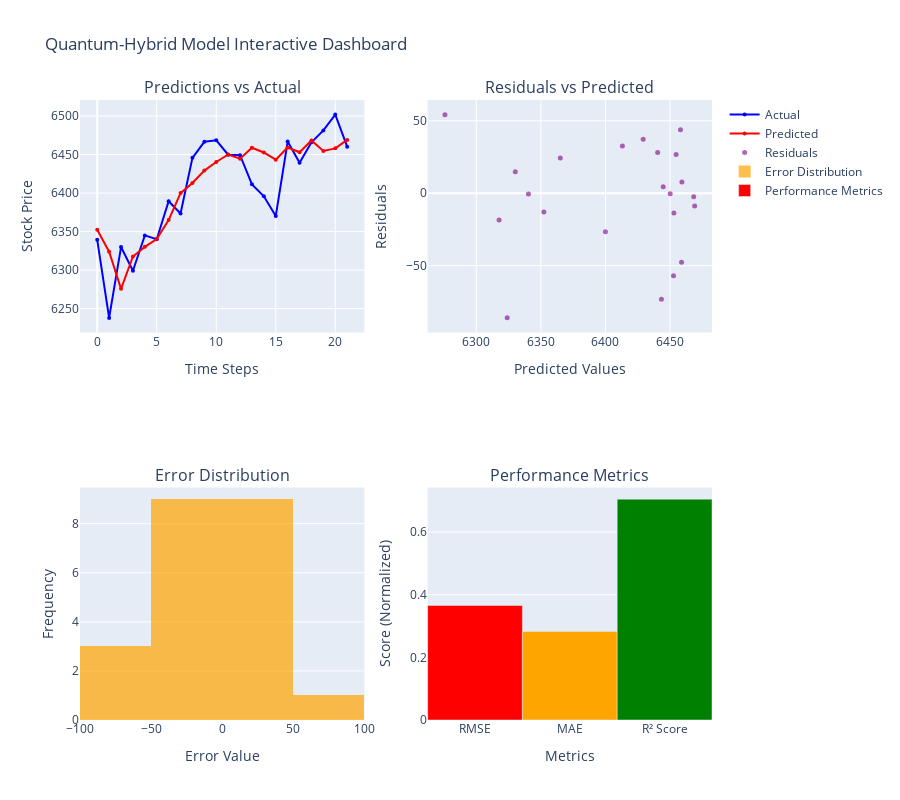

Notebook source saved alongside this figure:
### Code cell
# Interactive Dashboard Components
import plotly.graph_objects as go
from plotly.subplots import make_subplots

# Check if we have the required data
if 'y_val_true' in locals() and 'val_predictions' in locals() and 'residuals' in locals():
    # Interactive prediction plot
    fig = make_subplots(rows=2, cols=2,
                        subplot_titles=('Predictions vs Actual', 'Residuals vs Predicted', 
                                       'Error Distribution', 'Performance Metrics'))

    # Main prediction plot
    fig.add_trace(go.Scatter(y=y_val_true, mode='lines+markers', name='Actual', 
                            line=dict(color='blue'), marker=dict(size=4)), 
                  row=1, col=1)
    fig.add_trace(go.Scatter(y=val_predictions, mode='lines+markers', name='Predicted', 
                            line=dict(color='red'), marker=dict(size=4)), 
                  row=1, col=1)

    # Residuals scatter plot
    fig.add_trace(go.Scatter(x=val_predictions, y=residuals, mode='markers', 
                            name='Residuals', marker=dict(color='purple', size=5, opacity=0.6)), 
                  row=1, col=2)

    # Error distribution histogram
    fig.add_trace(go.Histogram(x=residuals, name='Error Distribution', 
                              marker_color='orange', opacity=0.7), 
                  row=2, col=1)

    # Performance metrics bar chart
    metrics_names = ['RMSE', 'MAE', 'R² Score']
    metrics_values = [rmse/100, mae/100, r2]  # Normalize for better visualization
    fig.add_trace(go.Bar(x=metrics_names, y=metrics_values, name='Performance Metrics',
                        marker_color=['red', 'orange', 'green']), 
                  row=2, col=2)

    # Update layout
    fig.update_layout(height=800, showlegend=True, 
                     title_text="Quantum-Hybrid Model Interactive Dashboard")
    
    # Update axes labels
    fig.update_xaxes(title_text="Time Steps", row=1, col=1)
    fig.update_yaxes(title_text="Stock Price", row=1, col=1)
    fig.update_xaxes(title_text="Predicted Values", row=1, col=2)
    fig.update_yaxes(title_text="Residuals", row=1, col=2)
    fig.update_xaxes(title_text="Error Value", row=2, col=1)
    fig.update_yaxes(title_text="Frequency", row=2, col=1)
    fig.update_xaxes(title_text="Metrics", row=2, col=2)
    fig.update_yaxes(title_text="Score (Normalized)", row=2, col=2)

    # Save and display
    fig.write_html("interactive_dashboard.html")
    print("Interactive dashboard saved as 'interactive_dashboard.html'")
    fig.show()
    
else:
    print("Required data not available. Please run the evaluation cell first.")
    
    # Create a simplified version with mock data
    x_data = np.linspace(0, 100, 100)
    actual_data = 100 + 10 * np.sin(x_data * 0.1) + 2 * np.random.randn(100)
    predicted_data = actual_data + np.random.randn(100)
    
    fig = go.Figure()
    fig.add_trace(go.Scatter(x=x_data, y=actual_data, mode='lines', name='Actual'))
    fig.add_trace(go.Scatter(x=x_data, y=predicted_data, mode='lines', name='Predicted'))
    fig.update_layout(title="Sample Dashboard - Run Evaluation First for Real Data")
    fig.write_html("sample_dashboard.html")
    fig.show()

### Figure 1 — Plotly figure (JSON) as saved in the notebook; plotly's stock layout.template omitted (floating-point values rounded to 4 significant figures)
{"data": [{"line": {"color": "blue"}, "marker": {"size": 4}, "mode": "lines+markers", "name": "Actual", "type": "scatter", "xaxis": "x", "y": [6339.0, 6238.0, 6330.0, 6299.0, 6345.0, 6340, 6389.0, 6373.0, 6446.0, 6467.0, 6469.0, 6450.0, 6449.0, 6411.0, 6396.0, 6370.0, 6467.0, 6439.0, 6466.0, 6481.0, 6502.0, 6460.0], "yaxis": "y"}, {"line": {"color": "red"}, "marker": {"size": 4}, "mode": "lines+markers", "name": "Predicted", "type": "scatter", "xaxis": "x", "y": [6352.0, 6324.0, 6276.0, 6318.0, 6330.0, 6340.0, 6365.0, 6400.0, 6413.0, 6429.0, 6440.0, 6450.0, 6445.0, 6459.0, 6453.0, 6443.0, 6459.0, 6453.0, 6468.0, 6455.0, 6458.0, 6469.0], "yaxis": "y"}, {"marker": {"color": "purple", "opacity": 0.6, "size": 5}, "mode": "markers", "name": "Residuals", "type": "scatter", "x": [6352.0, 6324.0, 6276.0, 6318.0, 6330.0, 6340.0, 6365.0, 6400.0, 6413.0, 6429.0, 6440.0, 6450.0, 6445.0, 6459.0, 6453.0, 6443.0, 6459.0, 6453.0, 6468.0, 6455.0, 6458.0, 6469.0], "xaxis": "x2", "y": [-12.94, -85.91, 54.21, -18.46, 14.86, -0.4121, 24.42, -26.52, 32.65, 37.38, 28.13, -0.3182, 4.461, -47.53, -56.91, -73.17, 7.739, -13.67, -2.37, 26.69, 43.81, -8.8], "yaxis": "y2"}, {"marker": {"color": "orange"}, "name": "Error Distribution", "opacity": 0.7, "type": "histogram", "x": [-12.94, -85.91, 54.21, -18.46, 14.86, -0.4121, 24.42, -26.52, 32.65, 37.38, 28.13, -0.3182, 4.461, -47.53, -56.91, -73.17, 7.739, -13.67, -2.37, 26.69, 43.81, -8.8], "xaxis": "x3", "yaxis": "y3"}, {"marker": {"color": ["red", "orange", "green"]}, "name": "Performance Metrics", "type": "bar", "x": ["RMSE", "MAE", "R² Score"], "xaxis": "x4", "y": [0.3658, 0.2824, 0.7052], "yaxis": "y4"}], "layout": {"annotations": [{"font": {"size": 16}, "showarrow": false, "text": "Predictions vs Actual", "x": 0.225, "xanchor": "center", "xref": "paper", "y": 1, "yanchor": "bottom", "yref": "paper"}, {"font": {"size": 16}, "showarrow": false, "text": "Residuals vs Predicted", "x": 0.775, "xanchor": "center", "xref": "paper", "y": 1, "yanchor": "bottom", "yref": "paper"}, {"font": {"size": 16}, "showarrow": false, "text": "Error Distribution", "x": 0.225, "xanchor": "center", "xref": "paper", "y": 0.375, "yanchor": "bottom", "yref": "paper"}, {"font": {"size": 16}, "showarrow": false, "text": "Performance Metrics", "x": 0.775, "xanchor": "center", "xref": "paper", "y": 0.375, "yanchor": "bottom", "yref": "paper"}], "height": 800, "showlegend": true, "title": {"text": "Quantum-Hybrid Model Interactive Dashboard"}, "xaxis": {"anchor": "y", "domain": [0, 0.45], "title": {"text": "Time Steps"}}, "xaxis2": {"anchor": "y2", "domain": [0.55, 1], "title": {"text": "Predicted Values"}}, "xaxis3": {"anchor": "y3", "domain": [0, 0.45], "title": {"text": "Error Value"}}, "xaxis4": {"anchor": "y4", "domain": [0.55, 1], "title": {"text": "Metrics"}}, "yaxis": {"anchor": "x", "domain": [0.625, 1], "title": {"text": "Stock Price"}}, "yaxis2": {"anchor": "x2", "domain": [0.625, 1], "title": {"text": "Residuals"}}, "yaxis3": {"anchor": "x3", "domain": [0, 0.375], "title": {"text": "Frequency"}}, "yaxis4": {"anchor": "x4", "domain": [0, 0.375], "title": {"text": "Score (Normalized)"}}}}
